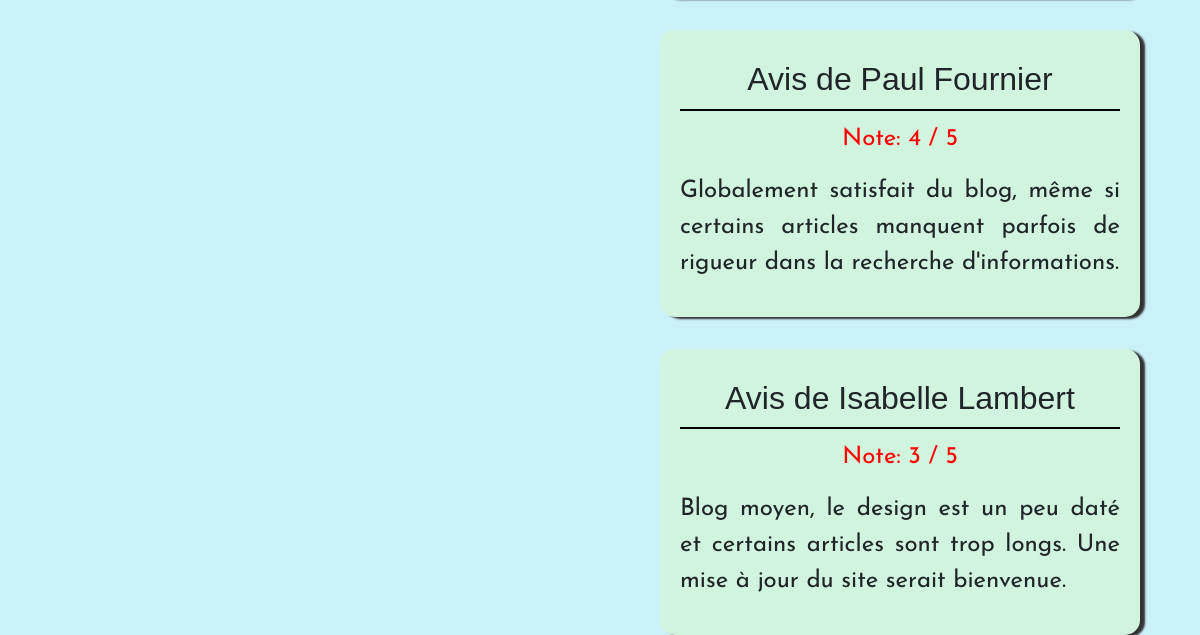
Page /avis/ (lower part) on the earlier database version.
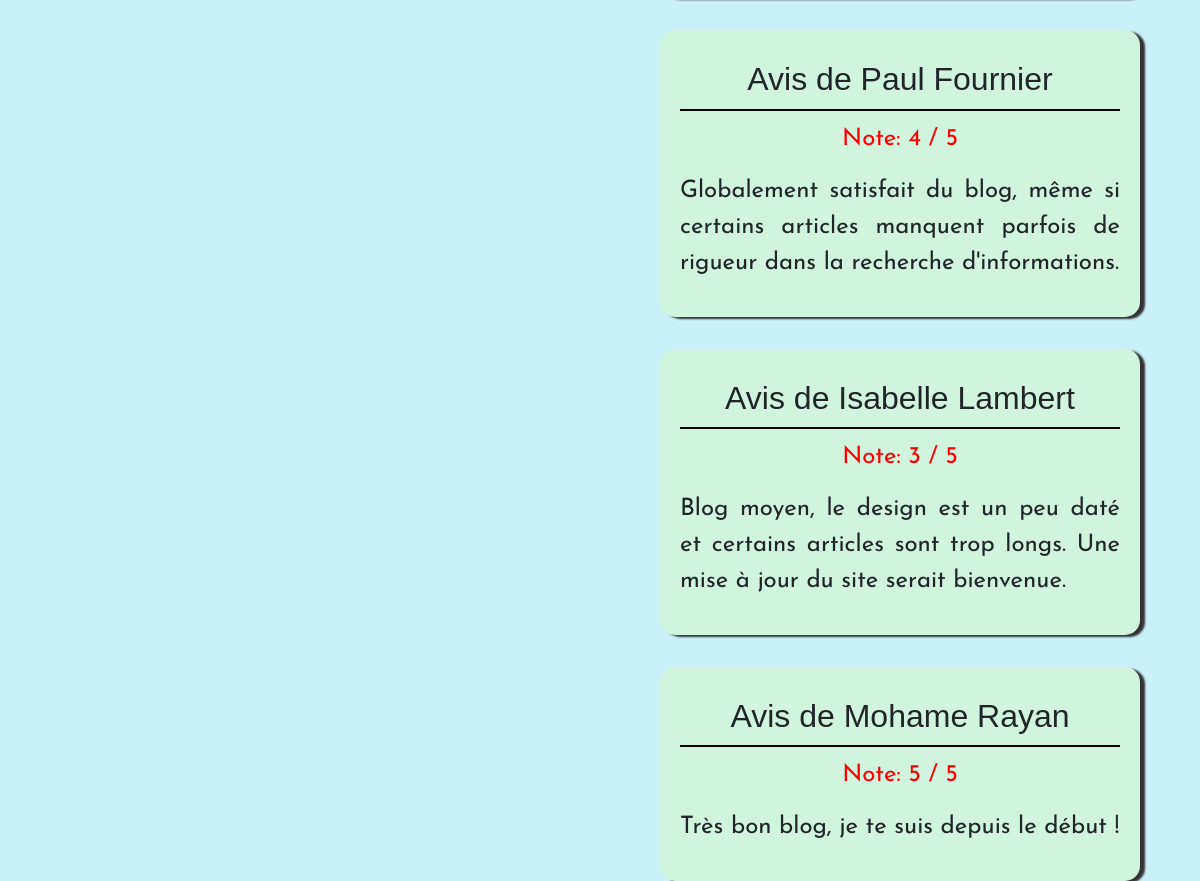
Same page on the later database version.
### mon_blog/models.py (models this page shows, shortened)
class Avis(models.Model):
    id_avis = models.AutoField(primary_key=True)  # COUNTER equivalent
    nom = models.CharField(max_length=50)
    prenom = models.CharField(max_length=50)
    avis = models.TextField()
    note = models.IntegerField()

### mon_blog/views.py (the view)
# urls.py: path('avis/', go_to_avis, name='avis'),
def go_to_avis(request):
    avis = Avis.objects.all()
    return render(request, "avis.html",
                  context={
                      "avis": avis,
                  })

### mon_blog/templates/avis.html (shortened to what this page needs)
{% extends "base.html" %}
{% load i18n %}
{% load static %}
{% block style_page %}
<link rel="stylesheet" href="{% static 'styles/style_avis.css' %}">
{% endblock %}
{% block content %}
<div id="globale">
    <div id="side_container">
    </div>
    <div id="container">
        {% if avis %}
        {% for a in avis %}
            <article>
                <h2 class="title">{% trans "Avis de" %} {{ a.prenom }} {{ a.nom }}</h2>
                <p class="note">{% trans "Note:" %} {{ a.note }} / 5</p>
                <p>
                    {{ a.avis }}
                </p>
            </article>
        {% endfor %}
        {% else %}
            <div class="info">{% trans "Pas d'avis encore !" %}</div>
        {% endif %}
    </div>
</div>
{% endblock %}

### mon_blog/templates/base.html (shortened to what this page needs)
{% load i18n %}
{% load static %}
<!DOCTYPE html>
<html>
    <head>
        <link rel="stylesheet" href="https://cdn.jsdelivr.net/npm/bootstrap@4.3.1/dist/css/bootstrap.min.css">
        <link rel="stylesheet" href="{% static 'styles/style.css' %}">
        <link rel="stylesheet" href="{% static 'styles/style1.css' %}">
        <link rel="stylesheet" href="{% static 'styles/styleh.css' %}">
        {% block style_page %}{% endblock %}
    </head>
    <body>
        {% block content %}{% endblock %}
    </body>
</html>

### mon_blog/static/styles/style.css (style rules this page uses)
:root { --bg-color: #caf0f8; --fg-color: #d0f4de; --bg-second-color: #a2d2ff; --dark-color: #333333; --grey-color: #838282; --info-color: #ffc107; }
* { margin: 0; padding: 0; font-family: 'Text', sans-serif; scroll-behavior: smooth; scroll-margin-top: 4rem; }
body { background-color: var(--bg-color); }
article { border-radius: 15px; width: 80%; margin: auto; padding: 20px; margin-top: 2rem; box-shadow: 5px 2px 2px var(--dark-color); background-color: var(--fg-color); }
article p { margin-top: 10px; font-size: 1.5em; text-align: justify; }
.title { display: block; text-align: center; padding: 10px; border-bottom: 2px solid #000; font-size: 2em; font-family: 'Title', sans-serif; }

### mon_blog/static/styles/style1.css (style rules this page uses)
@media (min-width: 1200px) { #globale { display: flex; } }
@media (min-width: 1200px) { #side_container { width: 30%; } }
@media (min-width: 1200px) { #container { width: 70%; } }

### mon_blog/static/styles/styleh.css (style rules this page uses)
@media (max-width: 1200px) { #side_container { width: 100%; } }
@media (max-width: 1200px) { #container { width: 100%; } }

### mon_blog/static/styles/style_avis.css (style rules this page uses)
.note { color: red; text-align: center; }

Differences in the rows shown:
added Avis: prenom "Mohame", nom "Rayan", note "5", avis "Très bon blog, je te suis depuis le début !"
